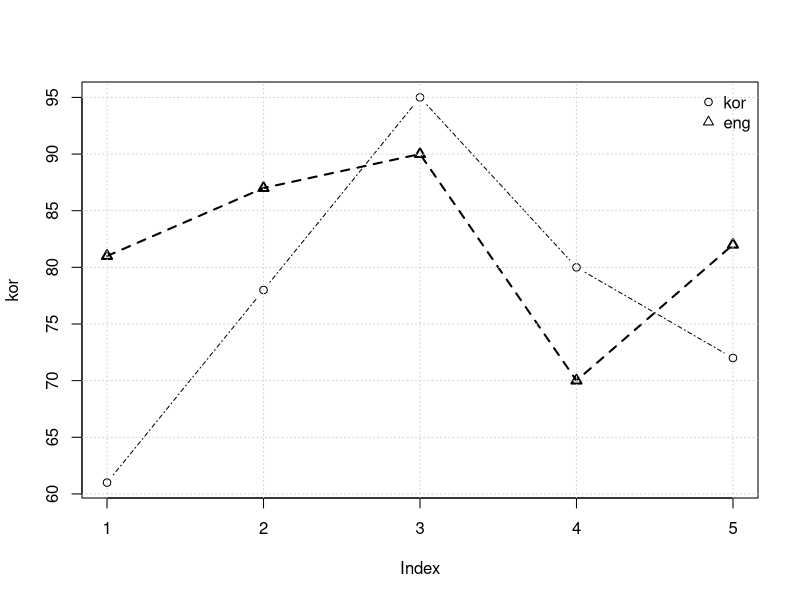
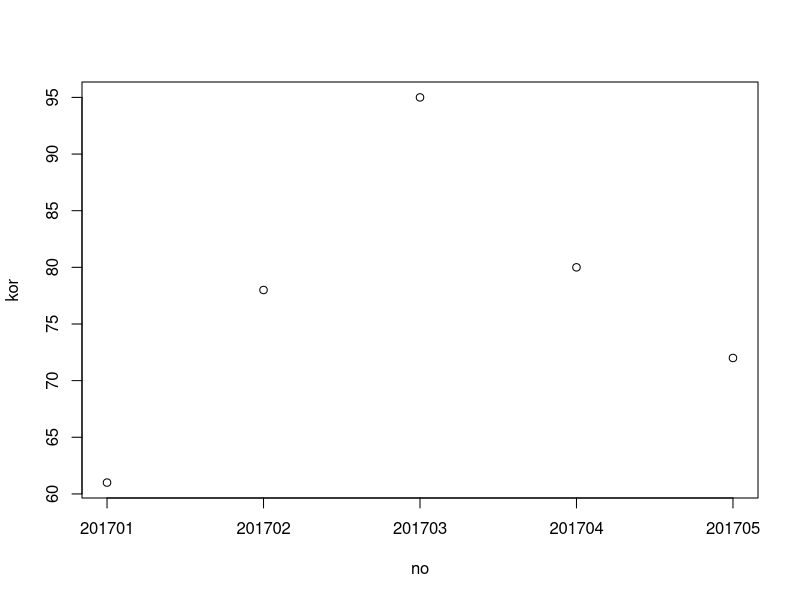
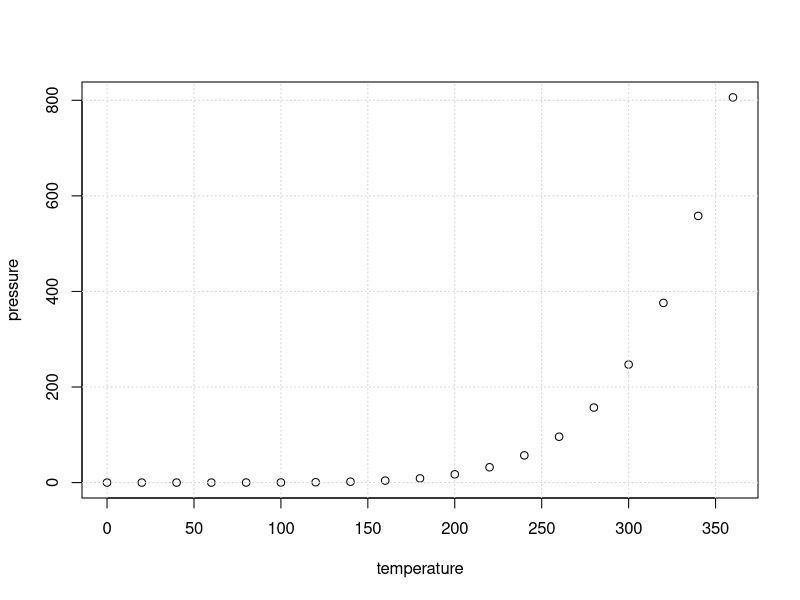
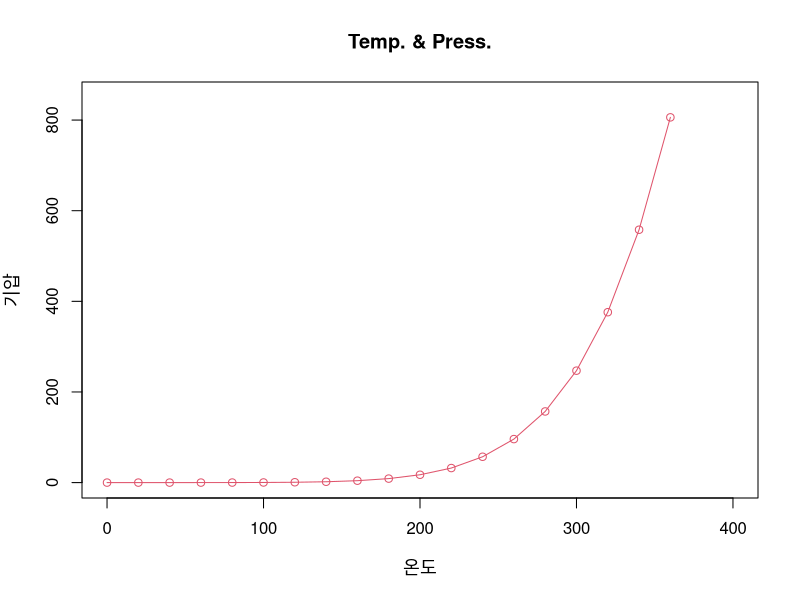
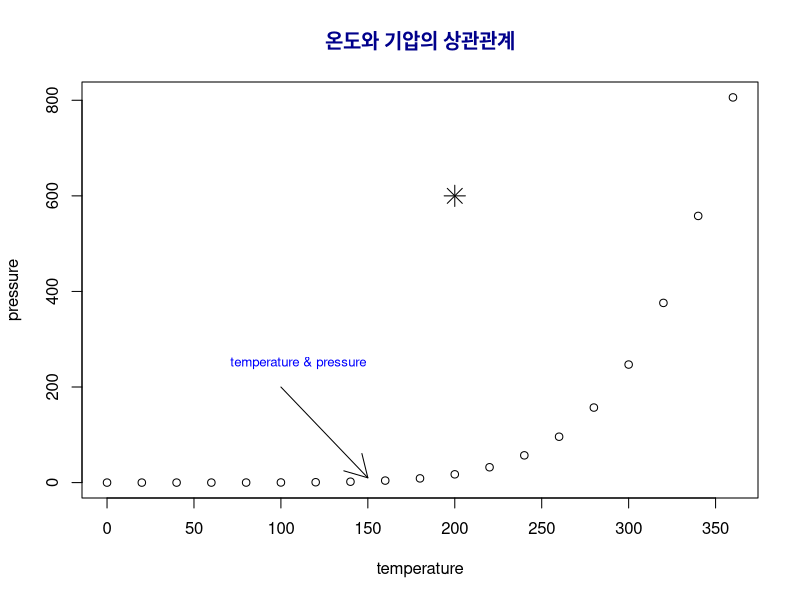

Recreate these plots in R, in order.
# 1) y축에 대한 값만 있을 때
kor <- c(61, 78, 95, 80, 72)
eng <- c(81, 87, 90, 70, 82)

plot(kor, type = "b", lty = "dotdash", pch = 1)
# plot에 들어갈 수 있는 데이터 유형은 벡터와 행렬만
# lty: 선의 종류, lwd: 선 두께, pch: 점의 종류 (p.211)

points(eng, type = "o", lty = 2, lwd=2, pch=2)   # 이미 그려진 플롯위에 점 또는 그래프 추가
grid()   #  격자 무늬 추가

txt = c("kor", "eng")
legend("topright", txt, pch = 1:2, bty = "n")
# legend에 여러 항목의 범례를 넣고자 하면 벡터형태로 넣어야함
# legend("범례위치", 범례 내용, 점의 모양, 항목 구분 여부)



# 2) x,y축 모두에 대한 값이 있을 때
kor <- c(61, 78, 95, 80, 72)
no <- c(201701, 201702, 201703, 201704, 201705)
plot(no, kor)  # plot(x,y)


# 3) data 셋을 불러서 사용
data("pressure")
print(head(pressure))   # pressure 데이터의 헤드부분(처음 6행까지)을 미리 보기
plot(pressure)
grid()



# 4) plot에 변화주기 (옵션으로)
data("pressure")
plot(pressure, type = "o",
     main = "Temp. & Press.",   # 그래프 메인 제목
     xlim = c(0, 400),    # x의 범주를 0부터 400까지
     ylim = c(0, 850),    # x의 범주를 0부터 400까지
     xlab = "온도", ylab = "기압",
     cex.lab = 1.1,       # 축 제목의 크기를 기존의 1.1배로, cex가 character expansion
     col = 2)             # col="red"




# 5) plot에 변화주기 (저수준 함수로)
plot(pressure)
title(main = "온도와 기압의 상관관계", col.main = "dark blue")  # 제목 추가
arrows(100, 200, 150, 10)    # 화살표 표시하기 (시작 좌료, 종료 좌표)
text(110, 250, "temperature & pressure", cex = 0.8, col = "blue")  # 글자 추가 
points(200, 600, pch = 8, cex = 2)  # 벡터나 행렬이 아닌 좌표를 넣으면 점으로 포인트찍힘

